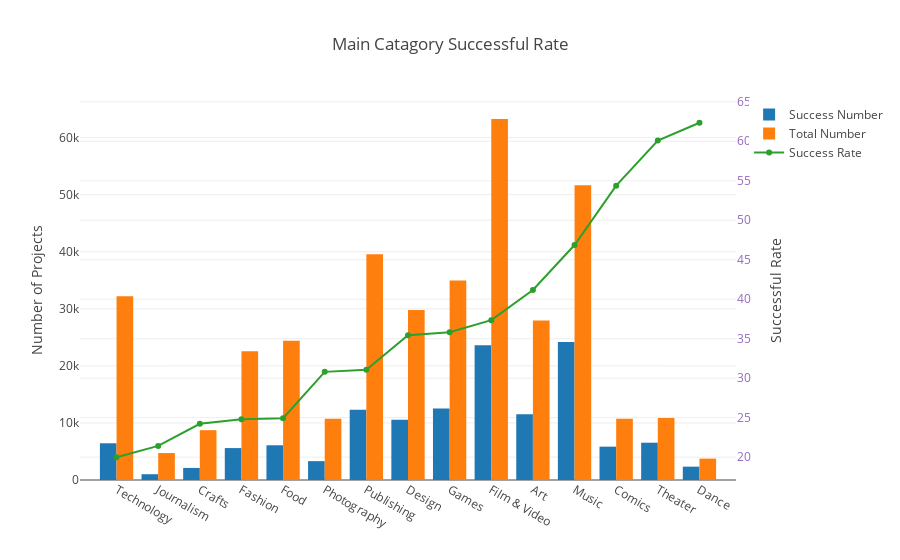

Here is the notebook cell this chart was saved with:
### Code cell
iplot(go.Figure(data = gdata, 
        layout = go.Layout(
            title='Main Catagory Successful Rate',
        yaxis=dict(
            title='Number of Projects'
        ),
        yaxis2=dict(
            title='Successful Rate',
            tickfont=dict(
                color='rgb(148, 103, 189)'
            ),
            overlaying='y',
            side='right'
        )
        )
     )
     )

### Figure 1 — Plotly figure (JSON) as saved in the notebook; plotly's stock layout.template omitted (floating-point values rounded to 4 significant figures)
{"data": [{"name": "Success Number", "type": "bar", "uid": "b5bd1965-7e53-4c85-93cf-145fda430d30", "x": ["Technology", "Journalism", "Crafts", "Fashion", "Food", "Photography", "Publishing", "Design", "Games", "Film & Video", "Art", "Music", "Comics", "Theater", "Dance"], "y": [6434, 1012, 2115, 5593, 6085, 3305, 12300, 10550, 12518, 23623, 11510, 24197, 5842, 6534, 2338]}, {"name": "Total Number", "type": "bar", "uid": "53eb4aa7-0c41-43b8-871f-fc68a88d2320", "x": ["Technology", "Journalism", "Crafts", "Fashion", "Food", "Photography", "Publishing", "Design", "Games", "Film & Video", "Art", "Music", "Comics", "Theater", "Dance"], "y": [32192, 4724, 8733, 22566, 24418, 10731, 39575, 29765, 34944, 63253, 27959, 51637, 10743, 10872, 3750]}, {"name": "Success Rate", "type": "scatter", "uid": "efabecfb-89f1-4eb7-9332-86daf4e65432", "x": ["Technology", "Journalism", "Crafts", "Fashion", "Food", "Photography", "Publishing", "Design", "Games", "Film & Video", "Art", "Music", "Comics", "Theater", "Dance"], "y": [19.99, 21.42, 24.22, 24.79, 24.92, 30.8, 31.08, 35.44, 35.82, 37.35, 41.17, 46.86, 54.38, 60.1, 62.35], "yaxis": "y2"}], "layout": {"title": "Main Catagory Successful Rate", "yaxis": {"title": "Number of Projects"}, "yaxis2": {"overlaying": "y", "side": "right", "tickfont": {"color": "rgb(148, 103, 189)"}, "title": "Successful Rate"}}}
